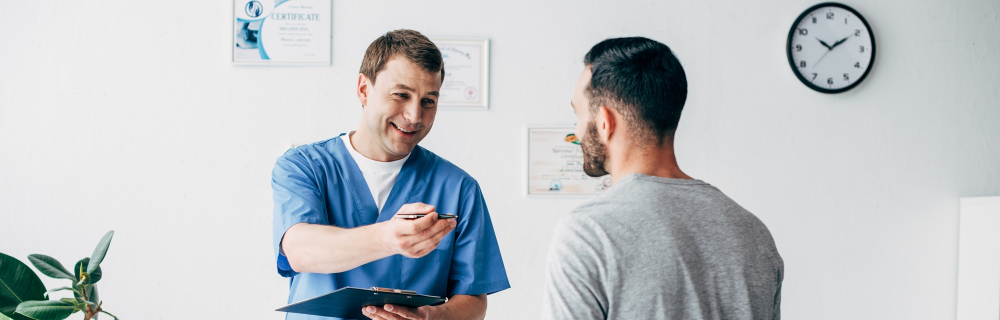
#> input picture aim-meta-ads-creative/therapist-patient.jpg, 2000 x 640 px (shown at 1/2 size)
$ python create_ads.py
#> lines starting #> are read from the running program, lines starting #| are printed output that depends on the picture
#!/usr/bin/env python3
"""
AIM Meta Ads Creative Generator
Creates 5 professional ad images with text overlays
"""

from PIL import Image, ImageDraw, ImageFont, ImageFilter
import os

def add_text_with_shadow(draw, text, position, font, fill_color='white', shadow_color='black', shadow_offset=3):
    """Add text with drop shadow for readability"""
    x, y = position
    # Draw shadow
    draw.text((x + shadow_offset, y + shadow_offset), text, font=font, fill=shadow_color)
    # Draw main text
    draw.text((x, y), text, font=font, fill=fill_color)

def create_ad(input_image, output_name, headline, subtext=None, cta=None, logo_path=None):
    """Create Facebook ad creative with text overlays"""
#> called with input_image = 'therapist-patient.jpg', output_name = 'ad-1-professional-treatment.jpg', headline = "Edmonton's Trusted Injury Clinic", cta = '780-250-8188', logo_path = 'aim-logo.jpg'

    # Open and resize image to 1200x628
    img = Image.open(input_image)
#> img is the input picture: PIL image 2000x640 RGB; mean R, G, B 191.1, 194.9, 198.2
    img = img.resize((1200, 628), Image.Resampling.LANCZOS)
#> img: PIL image 1200x628 RGB

    # Add semi-transparent overlay for text readability
    overlay = Image.new('RGBA', img.size, (0, 0, 0, 0))
#> overlay: PIL image 1200x628 RGBA; every value is 0
    draw_overlay = ImageDraw.Draw(overlay)

    # Top gradient for headline
    for i in range(150):
        alpha = int(150 * (1 - i/150))
        draw_overlay.rectangle([(0, i), (1200, i+1)], fill=(0, 0, 0, alpha))

    # Bottom gradient for CTA
    if cta:
        for i in range(120):
            alpha = int(120 * (i/120))
            draw_overlay.rectangle([(0, 628-120+i), (1200, 628-120+i+1)], fill=(0, 0, 0, alpha))

    img = Image.alpha_composite(img.convert('RGBA'), overlay).convert('RGB')
    draw = ImageDraw.Draw(img)

    # Try to load fonts (fallback to default if not available)
    try:
        font_headline = ImageFont.truetype("/System/Library/Fonts/Supplemental/Arial Bold.ttf", 60)
        font_subtext = ImageFont.truetype("/System/Library/Fonts/Supplemental/Arial.ttf", 36)
        font_cta = ImageFont.truetype("/System/Library/Fonts/Supplemental/Arial Bold.ttf", 48)
    except:
        font_headline = ImageFont.load_default()
        font_subtext = ImageFont.load_default()
        font_cta = ImageFont.load_default()

    # Add headline (top, centered)
    bbox = draw.textbbox((0, 0), headline, font=font_headline)
#> bbox = (0, 10, 966, 68)
    text_width = bbox[2] - bbox[0]
#> text_width = 966
    headline_x = (1200 - text_width) // 2
#> headline_x = 117
    add_text_with_shadow(draw, headline, (headline_x, 40), font_headline)

    # Add subtext if provided
    if subtext:
        bbox = draw.textbbox((0, 0), subtext, font=font_subtext)
        text_width = bbox[2] - bbox[0]
        subtext_x = (1200 - text_width) // 2
        add_text_with_shadow(draw, subtext, (subtext_x, 300), font_subtext)

    # Add CTA (bottom, centered)
    if cta:
        bbox = draw.textbbox((0, 0), cta, font=font_cta)
#> bbox = (0, 9, 340, 46)
        text_width = bbox[2] - bbox[0]
#> text_width = 340
        cta_x = (1200 - text_width) // 2
#> cta_x = 430
        add_text_with_shadow(draw, cta, (cta_x, 540), font_cta)

    # Add logo (bottom right)
    if logo_path and os.path.exists(logo_path):
        logo = Image.open(logo_path)
        # Resize logo to fit (max 200px wide)
        logo_width = 200
        logo_height = int(logo.height * (logo_width / logo.width))
        logo = logo.resize((logo_width, logo_height), Image.Resampling.LANCZOS)

        # Position in bottom right
        logo_x = 1200 - logo_width - 20
        logo_y = 628 - logo_height - 20

        # Add white background behind logo for visibility
        draw.rectangle(
            [(logo_x - 10, logo_y - 10), (logo_x + logo_width + 10, logo_y + logo_height + 10)],
            fill='white'
        )

        img.paste(logo, (logo_x, logo_y), logo if logo.mode == 'RGBA' else None)

    # Save as high-quality JPG
    img.save(output_name, 'JPEG', quality=95, optimize=True)
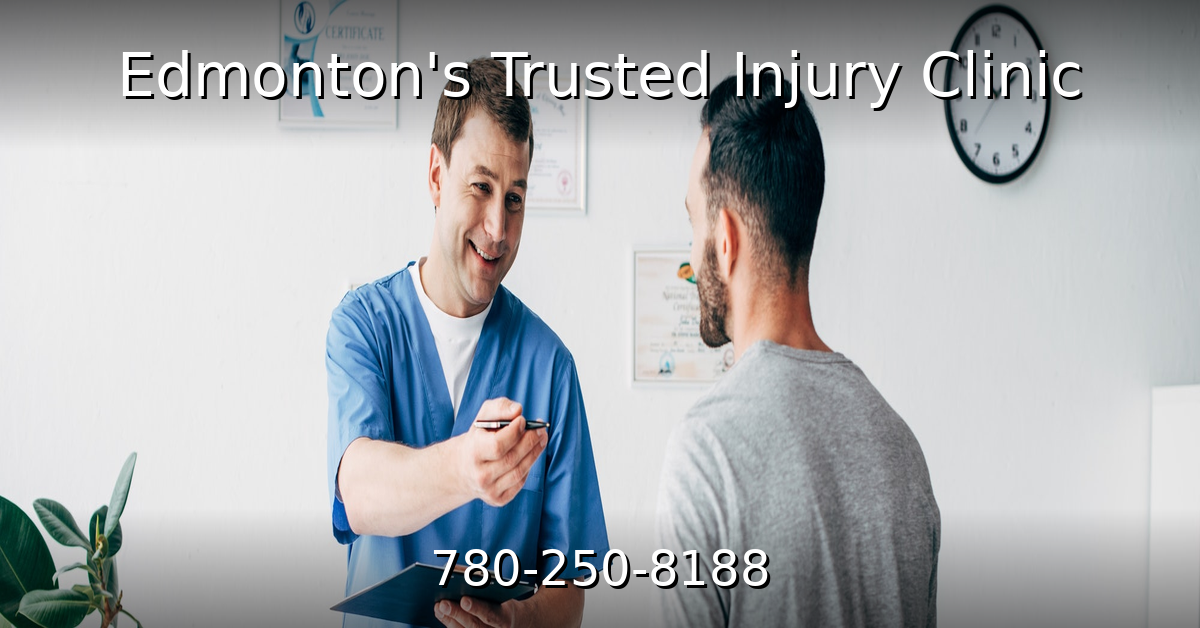
#> saved as ad-1-professional-treatment.jpg: PIL image 1200x628 RGB; mean R, G, B 170.5, 173.6, 176.4
    print(f"✅ Created: {output_name}")

# Generate all 5 ads
logo = "aim-logo.jpg"

print("🎨 Generating AIM Meta Ads Creatives...\n")

# Ad 1: Professional Treatment Scene
create_ad(
    "therapist-patient.jpg",
    "ad-1-professional-treatment.jpg",
    "Edmonton's Trusted Injury Clinic",
    cta="780-250-8188",
    logo_path=logo
)

# Ad 2: WCB/Clinic Care
create_ad(
    "clinic-professional.jpg",
    "ad-2-wcb-care.jpg",
    "Expert WCB Care",
    subtext="No Referral Needed • Direct Billing",
    cta="780-250-8188",
    logo_path=logo
)
#> call 2 of create_ad, with input_image = 'clinic-professional.jpg', output_name = 'ad-2-wcb-care.jpg', headline = 'Expert WCB Care', subtext = 'No Referral Needed • Direct Billing', cta = '780-250-8188', logo_path = 'aim-logo.jpg'
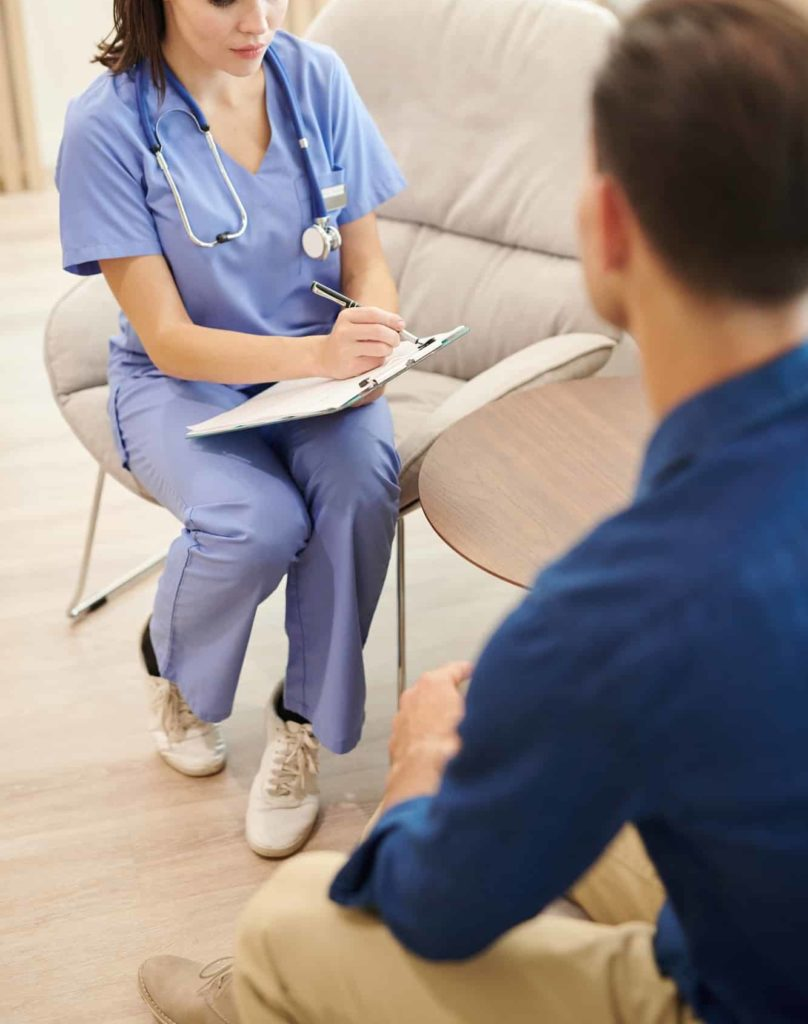
#> input picture aim-meta-ads-creative/clinic-professional.jpg, 808 x 1024 px
#> in create_ad, img is the input picture: PIL image 808x1024 RGB; mean R, G, B 146.9, 137.1, 135.8
#> in create_ad (call 2), `img = Image.alpha_composite(img.convert('RGBA'), overlay).convert('RGB')`:
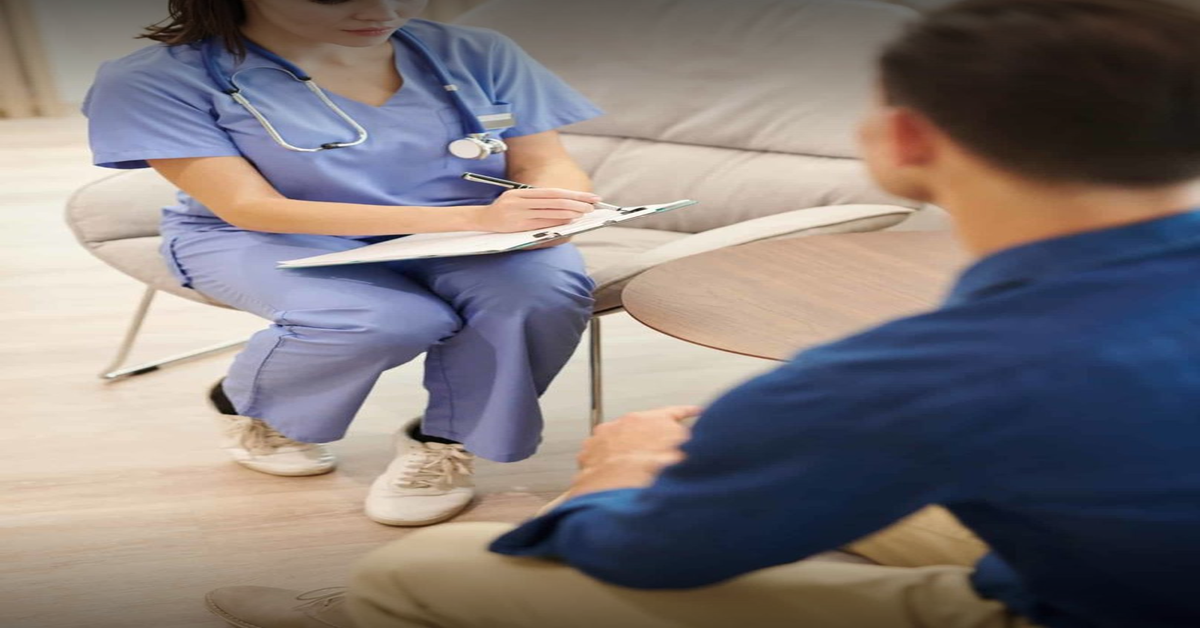
#> img: PIL image 1200x628 RGB; mean R, G, B 128.7, 120.7, 120.9
#> in create_ad (call 2), `bbox = draw.textbbox((0, 0), headline, font=font_headline)`: bbox = (0, 11, 516, 68)
#> in create_ad (call 2), `text_width = bbox[2] - bbox[0]`: text_width = 516
#> in create_ad (call 2), `headline_x = (1200 - text_width) // 2`: headline_x = 342
#> in create_ad (call 2), `bbox = draw.textbbox((0, 0), subtext, font=font_subtext)`: bbox = (0, 7, 626, 41)
#> in create_ad (call 2), `text_width = bbox[2] - bbox[0]`: text_width = 626
#> in create_ad (call 2), `subtext_x = (1200 - text_width) // 2`: subtext_x = 287
#> in create_ad (call 2), `bbox = draw.textbbox((0, 0), cta, font=font_cta)`: bbox = (0, 9, 340, 46)
#> in create_ad (call 2), `text_width = bbox[2] - bbox[0]`: text_width = 340

# Ad 3: Recovery Success
create_ad(
    "stock-recovery.jpg",
    "ad-3-recovery-success.jpg",
    "Get Back to Life Pain-Free",
    cta="Same-Day Appointments • 780-250-8188",
    logo_path=logo
)
#> call 3 of create_ad, with input_image = 'stock-recovery.jpg', output_name = 'ad-3-recovery-success.jpg', headline = 'Get Back to Life Pain-Free', cta = 'Same-Day Appointments • 780-250-8188', logo_path = 'aim-logo.jpg'
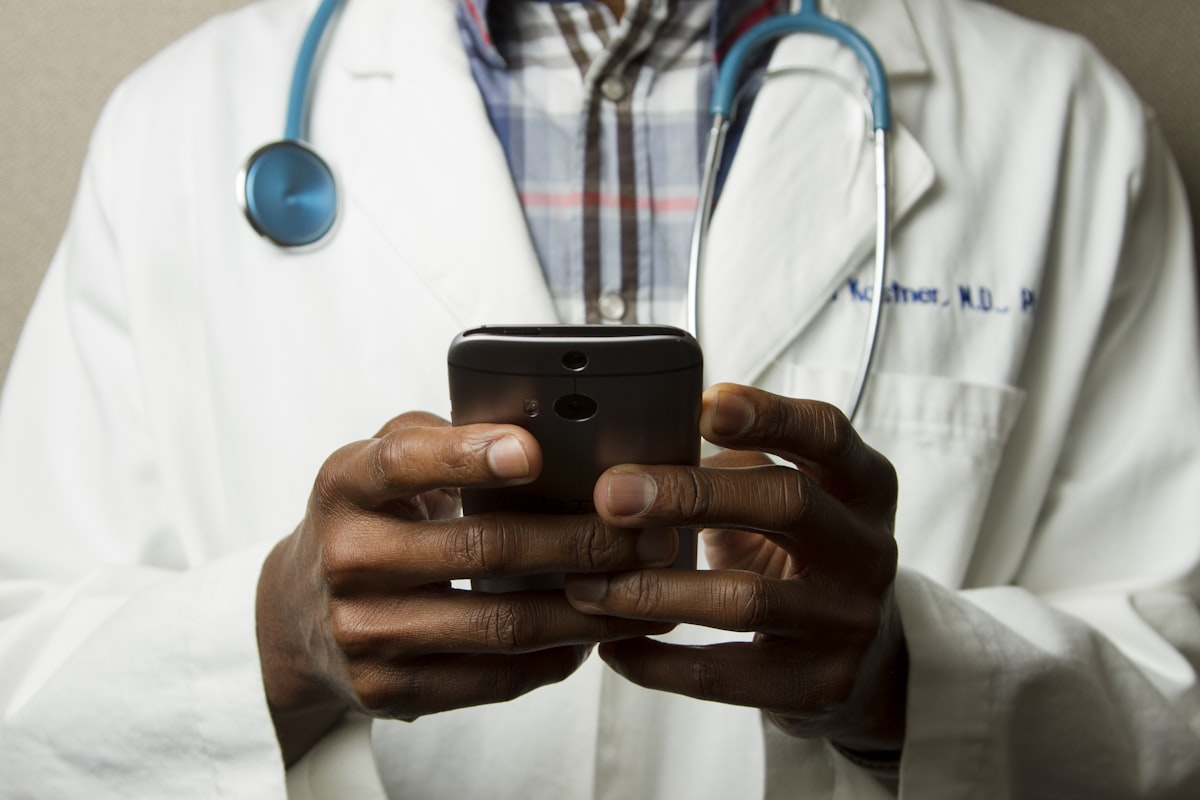
#> input picture aim-meta-ads-creative/stock-recovery.jpg, 1200 x 800 px
#> in create_ad, img is the input picture: PIL image 1200x800 RGB; mean R, G, B 158.7, 155.8, 150
#> in create_ad (call 3), `img = Image.alpha_composite(img.convert('RGBA'), overlay).convert('RGB')`:
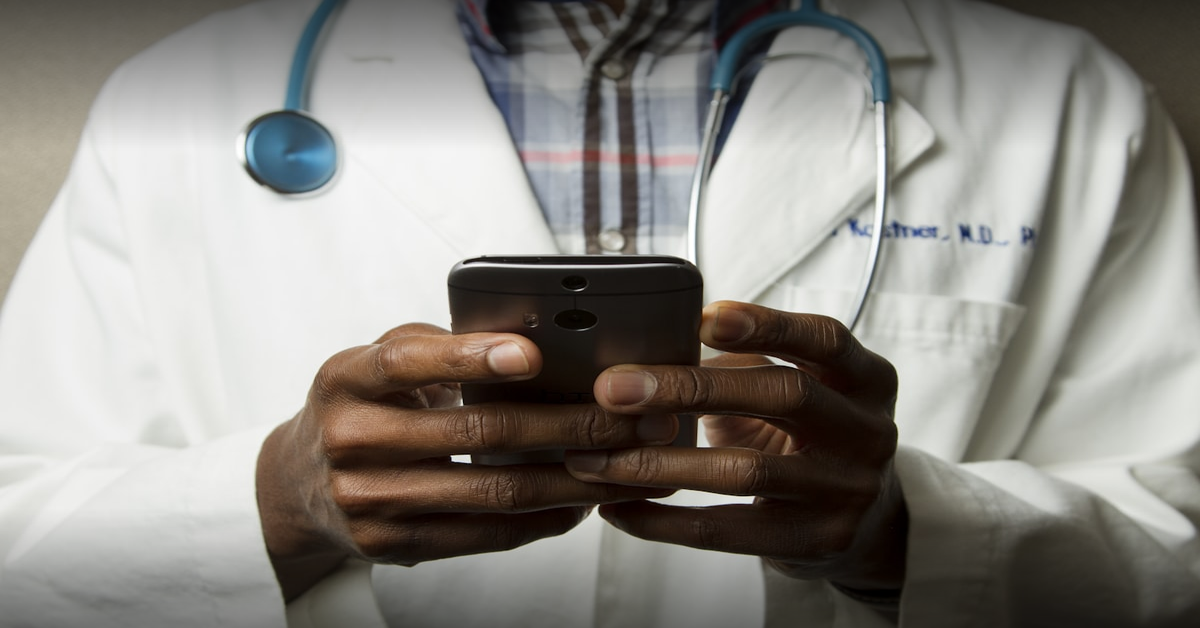
#> img: PIL image 1200x628 RGB; mean R, G, B 140.9, 138, 132.7
#> in create_ad (call 3), `bbox = draw.textbbox((0, 0), headline, font=font_headline)`: bbox = (0, 10, 771, 57)
#> in create_ad (call 3), `text_width = bbox[2] - bbox[0]`: text_width = 771
#> in create_ad (call 3), `headline_x = (1200 - text_width) // 2`: headline_x = 214
#> in create_ad (call 3), `bbox = draw.textbbox((0, 0), cta, font=font_cta)`: bbox = (0, 9, 999, 55)
#> in create_ad (call 3), `text_width = bbox[2] - bbox[0]`: text_width = 999
#> in create_ad (call 3), `cta_x = (1200 - text_width) // 2`: cta_x = 100
#> in create_ad (call 3), `img.save(output_name, 'JPEG', quality=95, optimize=True)`:
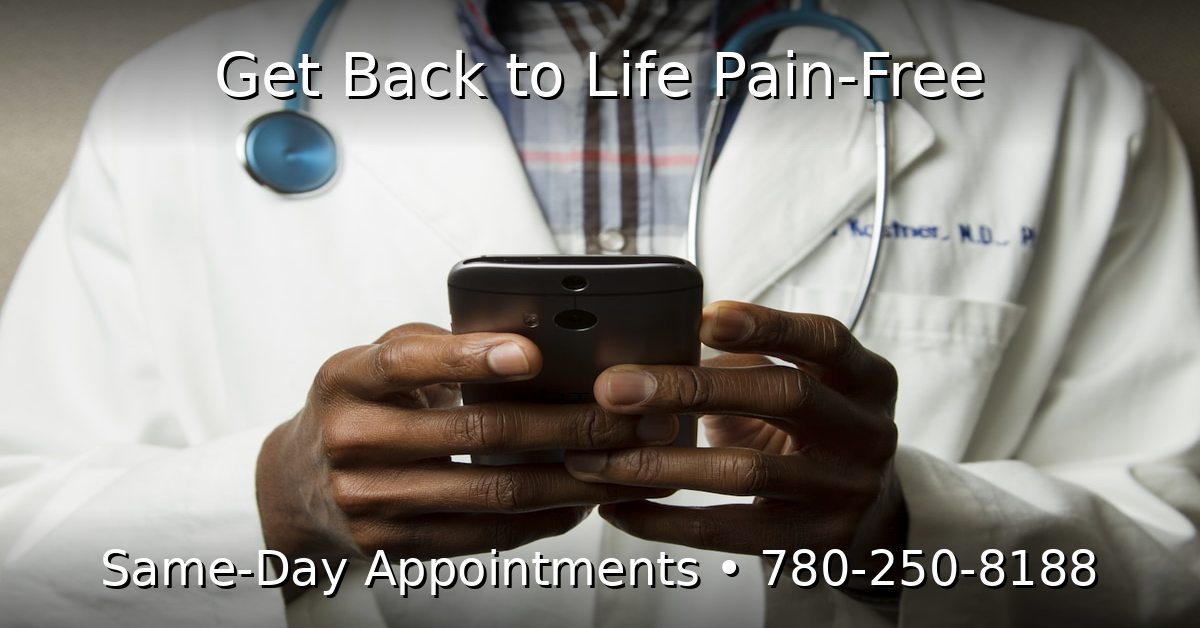
#> saved as ad-3-recovery-success.jpg: PIL image 1200x628 RGB; mean R, G, B 142.9, 139.9, 134.8

# Ad 4: MVA Focus
create_ad(
    "stock-neck-treatment.jpg",
    "ad-4-mva-focus.jpg",
    "Injured in a Car Accident?",
    subtext="We Handle Insurance Paperwork",
    cta="Call 780-250-8188 Today",
    logo_path=logo
)
#> (the run stopped early here; a loop or call above may not have finished)
